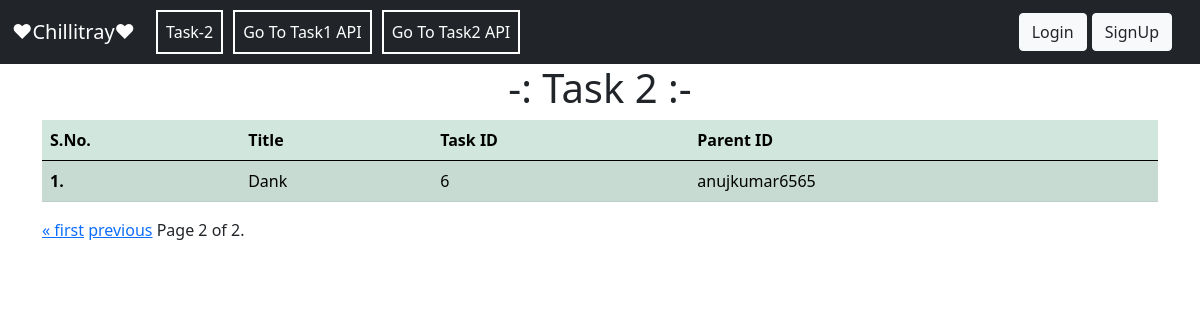
The app's page /task2?page=2 with its own data.
### task2/models.py (models this page shows)
class Task2Model(models.Model):
    parent_id = ForeignKey(User,on_delete=models.CASCADE)
    task_id = AutoField(primary_key=True)
    title = CharField(max_length=100,blank=False)
    class Meta:
        ordering=["task_id"]

### task2/views.py (the view)
# urls.py: path("",views.Task2 , name="Task2"),
def Task2(request):
    obj = Task2Model.objects.all()
    paginator = Paginator(obj,5)
    page_number = request.GET.get("page")
    try:
        page_obj = paginator.get_page(page_number)
    except PageNotAnInteger:
        page_obj = paginator.page(1)
    except EmptyPage:
        page_obj = paginator.page(paginator.num_pages)
    return render(request,"task2/task2home.html",{'page_obj':page_obj})

### task2/templates/task2/task2home.html (shortened to what this page needs)
{% extends 'base.html' %}
{% block content %}
<center class="heading"><h1>-: Task 2 :-</h1>
</center>
<table class="table table-success table-striped">
    <thead>
    <tr>
      <th scope="col">S.No.</th>
      <th scope="col">Title</th>
      <th scope="col">Task ID</th>
      <th scope="col">Parent ID</th>
    </tr>
  </thead>
    <tbody>
    {% for i in page_obj.object_list %}
    <tr>
      <th scope="row">{{forloop.counter}}.</th>
      <td>{{i.title}}</td>
      <td>{{i.task_id}}</td>
      <td>{{i.parent_id}}</td>
    </tr>
    {% endfor %}
  </tbody>
</table>
<div class="pagination">
    <span class="step-links">
        {% if page_obj.has_previous %}
            <a href="?page=1">&laquo; first</a>
            <a href="?page={{ page_obj.previous_page_number }}">previous</a>
        {% endif %}
        <span class="current">
            Page {{ page_obj.number }} of {{ page_obj.paginator.num_pages }}.
        </span>
    </span>
</div>
{% endblock content %}

### records on screen
Task2Model: title "Dank", task_id "6", parent_id "anujkumar6565"

### other values on screen
{{ page_obj.number }} "2"
{{ page_obj.paginator.num_pages }} "2"
